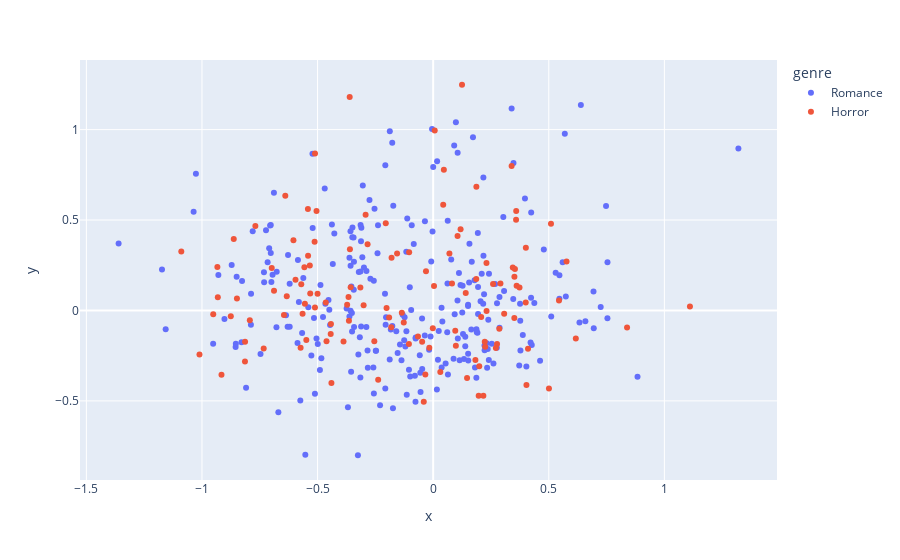

Here is the notebook cell this chart was saved with:
### Code cell
import plotly.express as px

genres = ["Romance", "Horror"]
genresinv = ["Horror","Romance"]
# fig = plt.figure()
# ax1 = fig.add_subplot(111)
to_plt_df = pd.DataFrame()
for i in range(len(genres)):
    genre = genres[i]
    to_viz_np = []
    points, titles = getGenre2(genre,genresinv[i])
    for i in points:
        to_viz_np.append(approx_V[:,i])
    
    to_viz_np = np.array(to_viz_np)
    to_viz_df = pd.DataFrame(to_viz_np, columns = ['x', 'y'])
    to_viz_df['title'] = titles
    to_viz_df['genre'] = genre

    to_plt_df = pd.concat([to_plt_df, to_viz_df], ignore_index=True, sort=False)

    # print(to_viz_df)
fig = px.scatter(to_plt_df, x='x', y='y', color='genre',
                 hover_data={'x':False, # remove species from hover data
                             'y':False, # remove species from hover data
                             'title':True, # add other column, default formatting
                             'genre':False # add other column, default formatting
                            })
fig.show()

### Figure 1 — Plotly figure (JSON) as saved in the notebook; plotly's stock layout.template omitted (floating-point values rounded to 4 significant figures; data arrays with more than 128 entries replaced by an {"elided": "..."} marker saying what was removed)
{"data": [{"customdata": {"elided": "262x2 str values"}, "hovertemplate": "title=%{customdata[0]}<extra></extra>", "legendgroup": "Romance", "marker": {"color": "#636efa", "symbol": "circle"}, "mode": "markers", "name": "Romance", "orientation": "v", "showlegend": true, "type": "scatter", "x": {"elided": "262 float values"}, "xaxis": "x", "y": {"elided": "262 float values"}, "yaxis": "y"}, {"customdata": {"elided": "122x2 str values"}, "hovertemplate": "title=%{customdata[0]}<extra></extra>", "legendgroup": "Horror", "marker": {"color": "#EF553B", "symbol": "circle"}, "mode": "markers", "name": "Horror", "orientation": "v", "showlegend": true, "type": "scatter", "x": [0.003644, 0.3586, 0.1186, 0.04342, -0.5, 0.2762, -0.5335, -0.4613, -0.5046, 0.1862, 0.006689, 0.3609, -0.36, -0.5318, -0.5111, 0.3392, -0.2837, 0.2591, -0.03387, -0.1272, 0.08141, 0.286, 0.1869, -0.9333, -0.2922, -0.541, 0.04628, -0.2051, -0.4401, 0.1992, -1.011, 0.09549, -0.9513, -0.3644, -0.5418, 0.1248, 0.2309, -0.04066, -0.6983, -0.1561, -0.1812, -0.5129, -0.04766, 1.111, 0.3514, -0.8136, -0.4422, -0.1039, 0.1055, -0.6396, 0.1968, -0.2379, -0.3611, 0.1408, -0.8625, -0.6454, -0.3721, 0.4034, 0.1827, 0.3537, -0.01676, 0.4003, -0.7331, 0.03091, 0.2305, 0.617, -0.1357, -0.1904, 0.3734, -0.5955, 0.2076, 0.307, -0.5734, 0.291, 0.2171, -0.3569, -0.5113, -0.315, 0.09811, -0.5486, -0.3877, -0.557, -0.2016, -0.7691, 0.2248, 0.07027, -0.4432, -0.3008, -0.18, -0.793, -0.8753, 0.5443, -0.6044, -0.06564, -0.4646, -0.5648, 0.3511, 0.2711, -0.6332, 0.5768, 0.4102, -0.9315, 0.4008, -0.6883, 0.5008, 0.2232, 0.8386, -0.3662, 0.5095, -0.5706, -0.1049, -0.8487, -0.5548, -0.9156, 0.3443, -0.001483, -1.089, -0.2545, 0.1466, -0.03108, 0.3591, -0.814], "xaxis": "x", "y": [0.1357, 0.5021, 0.4491, 0.5839, 0.09243, -0.1856, 0.2489, -0.1698, 0.5494, 0.1746, 0.9956, 0.136, 0.3381, 0.09436, 0.8674, 0.7987, 0.3663, 0.1459, -0.3545, -0.06695, 0.1491, -0.1008, 0.6841, 0.2398, 0.5297, 0.3027, 0.7777, 0.4827, -0.4013, -0.3081, -0.2428, -0.1123, -0.02112, -0.05704, 0.5605, 1.248, -0.002791, -0.5047, 0.2344, 0.3152, -0.0926, 0.3805, -0.1725, 0.02241, 0.1867, -0.1724, -0.07449, 0.3223, 0.4116, 0.6347, -0.4709, -0.3837, 1.181, 0.09719, 0.3946, -0.02531, 0.03214, -0.4116, -0.2739, 0.229, -0.2061, 0.0444, -0.2096, -0.3395, 0.2628, -0.1554, -0.01199, -0.0393, 0.1273, 0.1703, -0.03594, -0.01788, -0.2059, 0.1498, -0.4719, 0.128, 0.01638, 0.1277, -0.1949, -0.1632, -0.1716, 0.2393, 0.01394, 0.4674, -0.1999, 0.3153, -0.1296, 0.02947, 0.2919, -0.05461, -0.03128, 0.05523, 0.3876, -0.1433, 0.04395, -0.01848, -0.0411, -0.2071, 0.07843, 0.2704, -0.211, 0.07313, 0.3464, 0.1086, -0.4313, -0.1734, -0.0944, 0.07484, 0.48, 0.1456, -0.1855, 0.06629, 0.03686, -0.3547, 0.2377, -0.09823, 0.3261, -0.17, -0.3728, 0.2167, 0.55, -0.2817], "yaxis": "y"}], "layout": {"legend": {"title": {"text": "genre"}, "tracegroupgap": 0}, "margin": {"t": 60}, "xaxis": {"anchor": "y", "domain": [0, 1], "title": {"text": "x"}}, "yaxis": {"anchor": "x", "domain": [0, 1], "title": {"text": "y"}}}}
